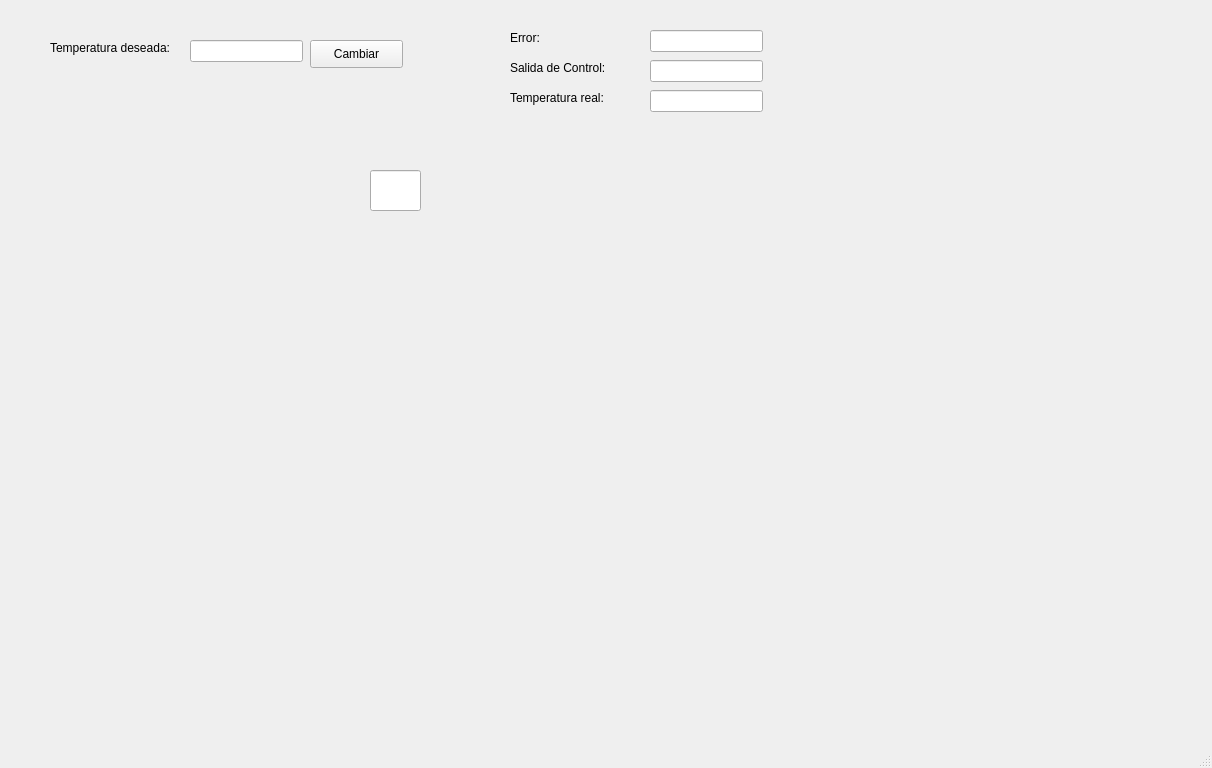
<?xml version="1.0" encoding="UTF-8"?>
<ui version="4.0">
 <class>MainWindow</class>
 <widget class="QMainWindow" name="MainWindow">
  <property name="geometry">
   <rect>
    <x>0</x>
    <y>0</y>
    <width>1212</width>
    <height>768</height>
   </rect>
  </property>
  <property name="windowTitle">
   <string>MainWindow</string>
  </property>
  <widget class="QWidget" name="centralwidget">
   <widget class="QPushButton" name="btn_setpoint">
    <property name="geometry">
     <rect>
      <x>310</x>
      <y>40</y>
      <width>93</width>
      <height>28</height>
     </rect>
    </property>
    <property name="text">
     <string>Cambiar</string>
    </property>
   </widget>
   <widget class="QLineEdit" name="le_setpoint">
    <property name="geometry">
     <rect>
      <x>190</x>
      <y>40</y>
      <width>113</width>
      <height>22</height>
     </rect>
    </property>
   </widget>
   <widget class="QLabel" name="label">
    <property name="geometry">
     <rect>
      <x>50</x>
      <y>40</y>
      <width>131</width>
      <height>16</height>
     </rect>
    </property>
    <property name="text">
     <string>Temperatura deseada: </string>
    </property>
   </widget>
   <widget class="QWidget" name="widget" native="true">
    <property name="geometry">
     <rect>
      <x>40</x>
      <y>450</y>
      <width>411</width>
      <height>241</height>
     </rect>
    </property>
   </widget>
   <widget class="QLabel" name="label_2">
    <property name="geometry">
     <rect>
      <x>40</x>
      <y>130</y>
      <width>411</width>
      <height>301</height>
     </rect>
    </property>
    <property name="styleSheet">
     <string notr="true">border-image: url(:/cct/aula2.jpg);</string>
    </property>
    <property name="text">
     <string/>
    </property>
   </widget>
   <widget class="QLabel" name="label_3">
    <property name="geometry">
     <rect>
      <x>350</x>
      <y>150</y>
      <width>91</width>
      <height>101</height>
     </rect>
    </property>
    <property name="styleSheet">
     <string notr="true">border-image: url(:/cct/aula.jpg);</string>
    </property>
    <property name="text">
     <string/>
    </property>
    <property name="pixmap">
     <pixmap resource="imagen.qrc">:/cct/temp.jpeg</pixmap>
    </property>
    <property name="scaledContents">
     <bool>true</bool>
    </property>
   </widget>
   <widget class="QLabel" name="label_4">
    <property name="geometry">
     <rect>
      <x>510</x>
      <y>30</y>
      <width>131</width>
      <height>16</height>
     </rect>
    </property>
    <property name="text">
     <string>Error:</string>
    </property>
   </widget>
   <widget class="QLineEdit" name="le_error">
    <property name="geometry">
     <rect>
      <x>650</x>
      <y>30</y>
      <width>113</width>
      <height>22</height>
     </rect>
    </property>
    <property name="contextMenuPolicy">
     <enum>Qt::NoContextMenu</enum>
    </property>
   </widget>
   <widget class="QLabel" name="label_5">
    <property name="geometry">
     <rect>
      <x>510</x>
      <y>60</y>
      <width>131</width>
      <height>16</height>
     </rect>
    </property>
    <property name="text">
     <string>Salida de Control: </string>
    </property>
   </widget>
   <widget class="QLineEdit" name="le_outControl">
    <property name="geometry">
     <rect>
      <x>650</x>
      <y>60</y>
      <width>113</width>
      <height>22</height>
     </rect>
    </property>
   </widget>
   <widget class="QLabel" name="label_6">
    <property name="geometry">
     <rect>
      <x>510</x>
      <y>90</y>
      <width>131</width>
      <height>16</height>
     </rect>
    </property>
    <property name="text">
     <string>Temperatura real:</string>
    </property>
   </widget>
   <widget class="QLineEdit" name="le_tempReal">
    <property name="geometry">
     <rect>
      <x>650</x>
      <y>90</y>
      <width>113</width>
      <height>22</height>
     </rect>
    </property>
   </widget>
   <widget class="QLineEdit" name="le_tempReal_2">
    <property name="geometry">
     <rect>
      <x>370</x>
      <y>170</y>
      <width>51</width>
      <height>41</height>
     </rect>
    </property>
   </widget>
   <widget class="QLabel" name="label_7">
    <property name="geometry">
     <rect>
      <x>40</x>
      <y>320</y>
      <width>81</width>
      <height>111</height>
     </rect>
    </property>
    <property name="styleSheet">
     <string notr="true">border-image: url(:/cct/aula.jpg);</string>
    </property>
    <property name="text">
     <string/>
    </property>
    <property name="pixmap">
     <pixmap resource="imagen.qrc">:/cct/calefactor.jpg</pixmap>
    </property>
    <property name="scaledContents">
     <bool>true</bool>
    </property>
   </widget>
   <widget class="QWidget" name="widget_2" native="true">
    <property name="geometry">
     <rect>
      <x>480</x>
      <y>130</y>
      <width>411</width>
      <height>241</height>
     </rect>
    </property>
   </widget>
   <widget class="QWidget" name="widget_3" native="true">
    <property name="geometry">
     <rect>
      <x>480</x>
      <y>380</y>
      <width>411</width>
      <height>241</height>
     </rect>
    </property>
   </widget>
   <widget class="QLabel" name="label_8">
    <property name="geometry">
     <rect>
      <x>60</x>
      <y>140</y>
      <width>81</width>
      <height>111</height>
     </rect>
    </property>
    <property name="styleSheet">
     <string notr="true">border-image: url(:/cct/aula.jpg);</string>
    </property>
    <property name="text">
     <string/>
    </property>
    <property name="pixmap">
     <pixmap resource="imagen.qrc">:/cct/aire.png</pixmap>
    </property>
    <property name="scaledContents">
     <bool>true</bool>
    </property>
   </widget>
  </widget>
  <widget class="QMenuBar" name="menubar">
   <property name="geometry">
    <rect>
     <x>0</x>
     <y>0</y>
     <width>1212</width>
     <height>26</height>
    </rect>
   </property>
  </widget>
  <widget class="QStatusBar" name="statusbar"/>
 </widget>
 <resources>
  <include location="imagen.qrc"/>
 </resources>
 <connections/>
</ui>
